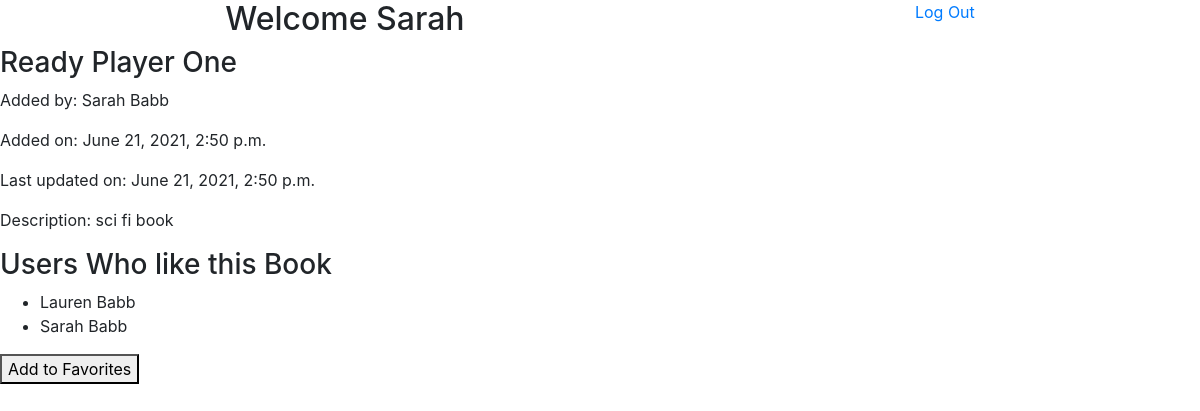
/book/6 (signed in), run on the app's committed database.
### login_app/models.py (models this page shows)
class User(models.Model):
    first_name= models.CharField(max_length=255)
    last_name= models.CharField(max_length=255)
    email= models.EmailField()
    password= models.CharField(max_length=60)
    pw_confirm= models.CharField(max_length=60)
    created_at= models.DateTimeField(auto_now_add=True)
    updated_at= models.DateTimeField(auto_now=True)
    objects= UserManager()

### book_app/models.py (models this page shows)
class Book(models.Model):
    title = models.CharField(max_length=60)
    description = models.TextField()
    uploaded_by = models.ForeignKey(User, related_name="books_uploaded", on_delete=models.CASCADE)
    users_who_like = models.ManyToManyField(User, related_name="liked_books")
    created_at = models.DateTimeField(auto_now_add=True)
    updated_at = models.DateTimeField(auto_now=True)
    objects = BookManager()

### book_app/views.py (the view)
# urls.py: path('<int:book_id>', views.show),
def show (request, book_id):
    logged_user = User.objects.get(id=request.session['user'])
    book_to_show = Book.objects.get(id=book_id)
    context = {
        "users_info": logged_user,
        "book_info": book_to_show,
    }
    return render(request, 'book/show.html', context)

### book_app/templates/book/show.html (shortened to what this page needs)
<!DOCTYPE html>
<html lang="en">
<head>
    {% load static %}
    <link rel="stylesheet" href="https://stackpath.bootstrapcdn.com/bootstrap/4.3.1/css/bootstrap.min.css">
    <link rel="stylesheet" href="{% static 'book/style.css' %}">
</head>
<body>
    <div class="header">
        <h2>Welcome {{users_info.first_name}}</h2>
        <a href="/book/logout"> Log Out</a>
    </div>
    <div class="infomation">
        <h3>{{book_info.title}}</h3>
        <p>Added by: {{book_info.uploaded_by.first_name}} {{book_info.uploaded_by.last_name}}</p>
        <p>Added on: {{book_info.created_at}}</p>
        <p>Last updated on: {{book_info.updated_at}}</p>
        <p>Description: {{book_info.description}}</p>
    </div>
    <div class="user likes">
        <h3>Users Who like this Book</h3>
        <ul>
        {% for user in book_info.users_who_like.all %}
            <li>{{user.first_name}} {{user.last_name}}</li>
        {% endfor %}
        </ul>
        <form action="/book/favorite/{{book_info.id}}" method="POST">
            <button>Add to Favorites</button>
        </form>
    </div>
</body>
</html>

### book_app/static/book/style.css (style rules this page uses)
.header { display: flex; justify-content: space-around; }

### data on the page
User: first_name "Sarah", last_name "Babb"
Book: title "Ready Player One", uploaded_by.first_name "Sarah", uploaded_by.last_name "Babb", created_at "June 21, 2021, 2:50 p.m.", updated_at "June 21, 2021, 2:50 p.m.", description "sci fi book"
User: first_name "Lauren", last_name "Babb"
